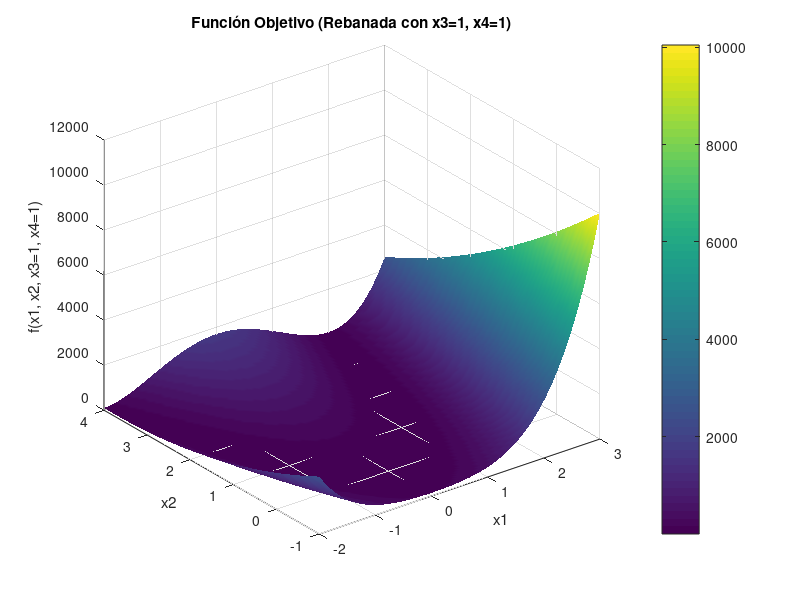
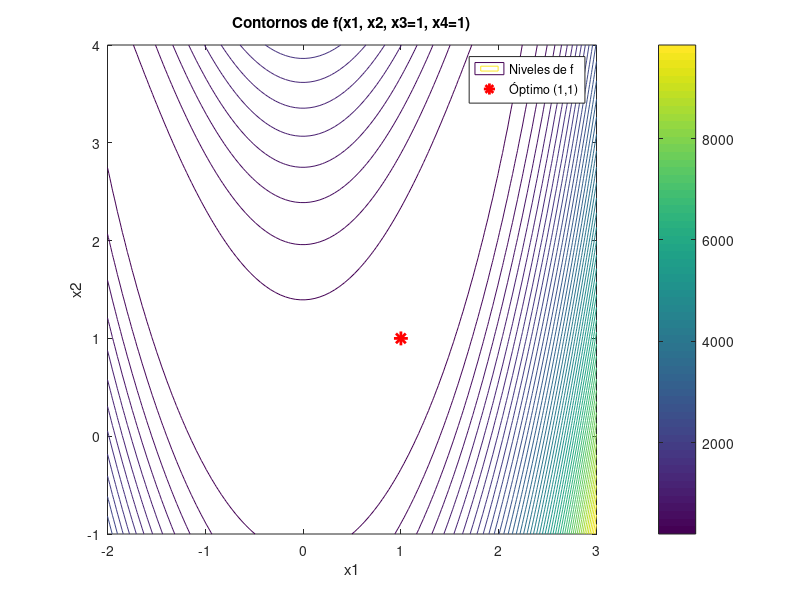
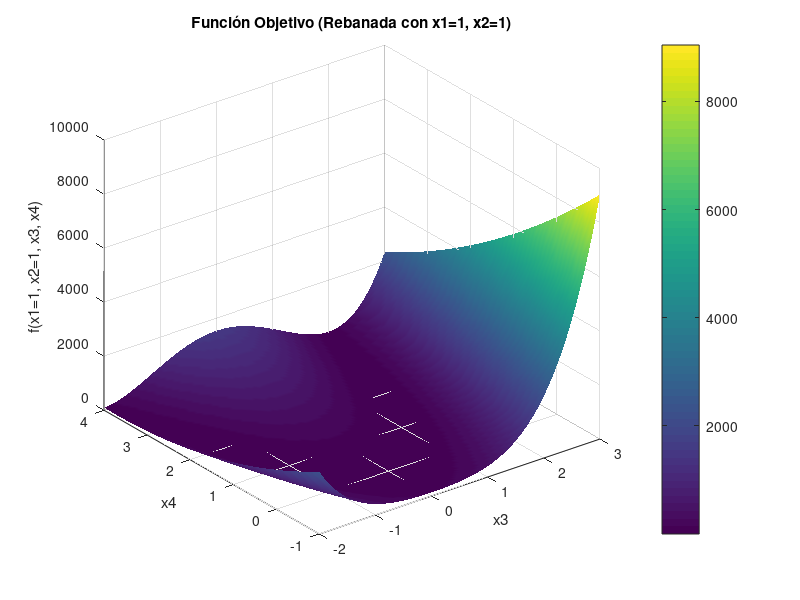
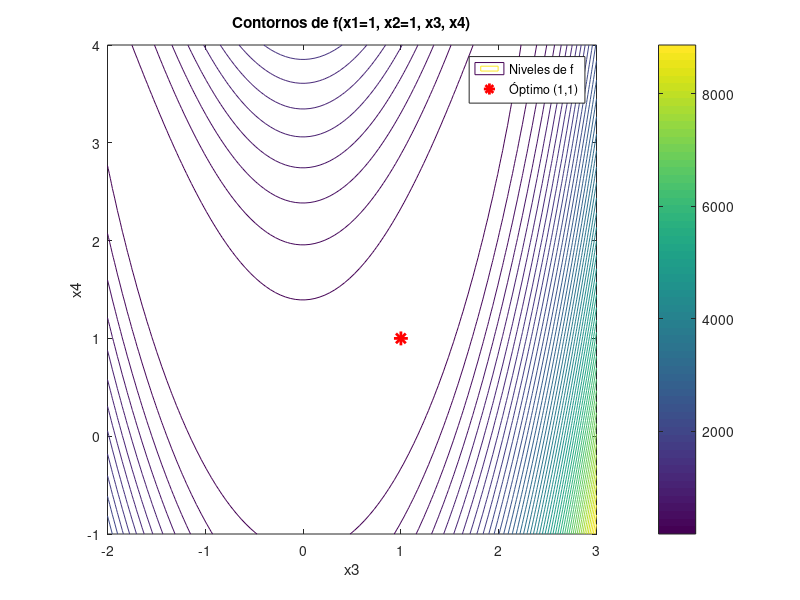

MATLAB code to generate these figures, in order: (Note: this script raises an error after producing the figures.)
% --- Script de MATLAB para visualizar la función objetivo f(x1,x2,x3,x4) ---

% Definir la función objetivo
objectiveFunc = @(x1, x2, x3, x4) ...
    (10 * (x2 - x1.^2)).^2 + ...
    (1 - x1).^2 + ...
    90 * (x4 - x3.^2).^2 + ... % Corregido según la fórmula: 90 * (diff)^2
    (1 - x3).^2 + ...
    10 * (x2 + x4 - 2).^2 + ...
    0.1 * (x2 - x4).^2;

% --- Visualización 1: Variando x1 y x2, con x3 y x4 fijos en su óptimo (1) ---
disp('Generando gráfico para x1, x2 (con x3=1, x4=1)...');

% Valores fijos para x3 y x4 (óptimos)
x3_fixed_opt = 1;
x4_fixed_opt = 1;

% Rango para x1 y x2. El óptimo es x1=1, x2=1.
% Exploremos un área alrededor del óptimo y un poco más amplio.
x1_range = linspace(-2, 3, 100); % 100 puntos entre -2 y 3
x2_range = linspace(-1, 4, 100); % 100 puntos entre -1 y 4

% Crear una malla de puntos para x1 y x2
[X1, X2] = meshgrid(x1_range, x2_range);

% Calcular los valores de la función F para cada punto en la malla
F_slice1 = objectiveFunc(X1, X2, x3_fixed_opt, x4_fixed_opt);

% --- Gráfico de Superficie (Surface Plot) ---
figure; % Crear una nueva figura
surf(X1, X2, F_slice1);
xlabel('x1');
ylabel('x2');
zlabel('f(x1, x2, x3=1, x4=1)');
title('Función Objetivo (Rebanada con x3=1, x4=1)');
colorbar; % Muestra la barra de colores para los valores de F
shading interp; % Suaviza los colores de la superficie (opcional)
view(3); % Vista 3D estándar
rotate3d on; % Permite rotar el gráfico con el ratón
% Guardar la figura (opcional)
% print('funcion_objetivo_slice_x1x2_opt.png', '-dpng');

% --- Gráfico de Contorno (Contour Plot) ---
figure; % Crear otra nueva figura
contour(X1, X2, F_slice1, 50); % 50 niveles de contorno
xlabel('x1');
ylabel('x2');
title('Contornos de f(x1, x2, x3=1, x4=1)');
colorbar;
axis equal;
hold on;
plot(1, 1, 'r*', 'MarkerSize', 10, 'LineWidth', 2); % Marcar el óptimo (1,1) para x1,x2
legend('Niveles de f', 'Óptimo (1,1)');
hold off;
% Guardar la figura (opcional)
% print('funcion_objetivo_contorno_x1x2_opt.png', '-dpng');


% --- Visualización 2: Variando x3 y x4, con x1 y x2 fijos en su óptimo (1) ---
disp('Generando gráfico para x3, x4 (con x1=1, x2=1)...');

% Valores fijos para x1 y x2 (óptimos)
x1_fixed_opt = 1;
x2_fixed_opt = 1;

% Rango para x3 y x4
x3_range = linspace(-2, 3, 100);
x4_range = linspace(-1, 4, 100);

[X3, X4] = meshgrid(x3_range, x4_range);
F_slice2 = objectiveFunc(x1_fixed_opt, x2_fixed_opt, X3, X4);

% --- Gráfico de Superficie (Surface Plot) ---
figure;
surf(X3, X4, F_slice2);
xlabel('x3');
ylabel('x4');
zlabel('f(x1=1, x2=1, x3, x4)');
title('Función Objetivo (Rebanada con x1=1, x2=1)');
colorbar;
shading interp;
view(3);
rotate3d on;

% --- Gráfico de Contorno (Contour Plot) ---
figure;
contour(X3, X4, F_slice2, 50);
xlabel('x3');
ylabel('x4');
title('Contornos de f(x1=1, x2=1, x3, x4)');
colorbar;
axis equal;
hold on;
plot(1, 1, 'r*', 'MarkerSize', 10, 'LineWidth', 2); % Marcar el óptimo (1,1) para x3,x4
legend('Niveles de f', 'Óptimo (1,1)');
hold off;

disp('Visualizaciones generadas.');
disp('Puedes modificar los rangos (ej. x1_range) o los valores fijos (ej. x3_fixed_opt) para explorar otras partes de la función.');
% optimizacion usando GA
% Definir los límites de las variables
lb = [-20, -20, -20, -20]; % Límites inferiores
ub = [20, 20, 20, 20]; % Límites superiores
options= optimoptions('ga', 'Display','diagnose','EliteCount', 2, ...
    'PopulationSize', 100, 'MaxGenerations', 200, ...
    'FunctionTolerance', 1e-6,'CrossoverFcn','crossoversinglepoint','MutationFcn','mutationuniform','PlotFcn','gaplotbestf');
[x, fval] = ga(@(x)objectiveFunc(x(1), x(2), x(3), x(4)), 4, [], [], [], [], lb, ub, [], options);